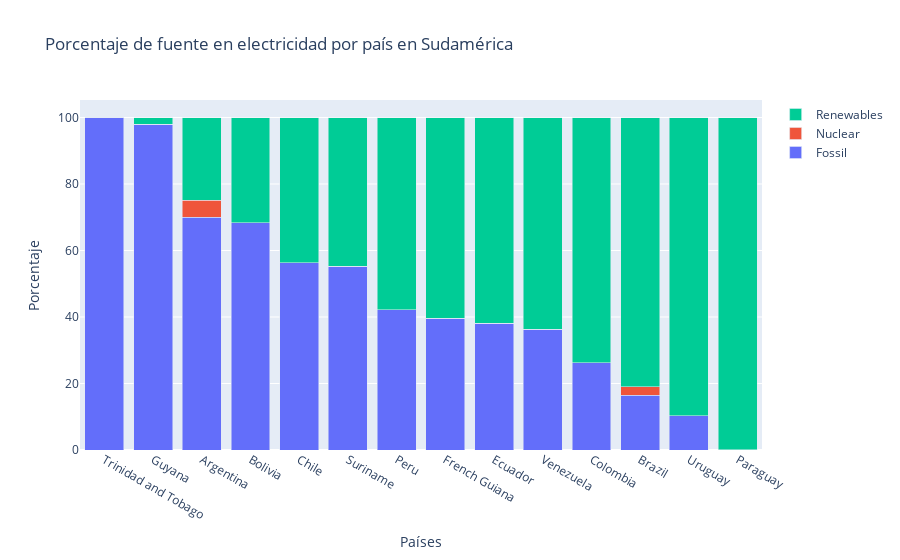

The code cell stored with this chart in its notebook:
### Markdown cell above
### ¿Comó son los perfiles en Sudamérica?

### Code cell
# Se filtran los datos para incluir solo países de Sudamérica y ordenamos segun porcentaje fósil
wec_suram = wec_medias[wec_medias['continente'] == 'Sudamérica']
wec_suram = wec_suram.sort_values('fossil_share_elec', ascending=False)
fig = go.Figure()
fig.add_trace(go.Bar(x=wec_suram['country'], y=wec_suram['fossil_share_elec'], name='Fossil'))
fig.add_trace(go.Bar(x=wec_suram['country'], y=wec_suram['nuclear_share_elec'], name='Nuclear'))
fig.add_trace(go.Bar(x=wec_suram['country'], y=wec_suram['renewables_share_elec'], name='Renewables'))
fig.update_layout(barmode='stack', xaxis_title='Países',yaxis_title='Porcentaje',title='Porcentaje de fuente en electricidad por país en Sudamérica',)
fig.show()

### Figure 1 — Plotly figure (JSON) as saved in the notebook; plotly's stock layout.template omitted (floating-point values rounded to 4 significant figures)
{"data": [{"name": "Fossil", "type": "bar", "x": ["Trinidad and Tobago", "Guyana", "Argentina", "Bolivia", "Chile", "Suriname", "Peru", "French Guiana", "Ecuador", "Venezuela", "Colombia", "Brazil", "Uruguay", "Paraguay"], "y": [99.95, 97.98, 70.03, 68.28, 56.3, 55.22, 42.25, 39.61, 38.18, 36.37, 26.21, 16.47, 10.33, 0.003889]}, {"name": "Nuclear", "type": "bar", "x": ["Trinidad and Tobago", "Guyana", "Argentina", "Bolivia", "Chile", "Suriname", "Peru", "French Guiana", "Ecuador", "Venezuela", "Colombia", "Brazil", "Uruguay", "Paraguay"], "y": [0, 0, 5.01, 0, 0, 0, 0, 0, 0, 0, 0, 2.569, 0, 0]}, {"name": "Renewables", "type": "bar", "x": ["Trinidad and Tobago", "Guyana", "Argentina", "Bolivia", "Chile", "Suriname", "Peru", "French Guiana", "Ecuador", "Venezuela", "Colombia", "Brazil", "Uruguay", "Paraguay"], "y": [0.05122, 2.016, 24.96, 31.72, 43.7, 44.78, 57.75, 60.39, 61.82, 63.63, 73.79, 80.96, 89.67, 100.0]}], "layout": {"barmode": "stack", "title": {"text": "Porcentaje de fuente en electricidad por país en Sudamérica"}, "xaxis": {"title": {"text": "Países"}}, "yaxis": {"title": {"text": "Porcentaje"}}}}
